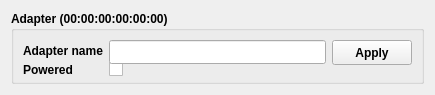
<?xml version="1.0" encoding="UTF-8"?>
<ui version="4.0">
 <class>AdapterView</class>
 <widget class="QWidget" name="AdapterView">
  <property name="geometry">
   <rect>
    <x>0</x>
    <y>0</y>
    <width>435</width>
    <height>95</height>
   </rect>
  </property>
  <property name="minimumSize">
   <size>
    <width>435</width>
    <height>95</height>
   </size>
  </property>
  <property name="maximumSize">
   <size>
    <width>16777215</width>
    <height>96</height>
   </size>
  </property>
  <property name="windowTitle">
   <string>Form</string>
  </property>
  <layout class="QGridLayout" name="gridLayout">
   <item row="2" column="0" colspan="2">
    <widget class="QGroupBox" name="header">
     <property name="font">
      <font>
       <weight>75</weight>
       <bold>true</bold>
      </font>
     </property>
     <property name="title">
      <string>Adapter (00:00:00:00:00:00)</string>
     </property>
     <layout class="QGridLayout" name="gridLayout_2">
      <item row="1" column="0">
       <widget class="QLabel" name="label_2">
        <property name="minimumSize">
         <size>
          <width>0</width>
          <height>21</height>
         </size>
        </property>
        <property name="font">
         <font>
          <weight>75</weight>
          <bold>true</bold>
         </font>
        </property>
        <property name="text">
         <string>Powered</string>
        </property>
       </widget>
      </item>
      <item row="1" column="1">
       <widget class="QCheckBox" name="powered">
        <property name="minimumSize">
         <size>
          <width>0</width>
          <height>21</height>
         </size>
        </property>
        <property name="text">
         <string/>
        </property>
       </widget>
      </item>
      <item row="0" column="0">
       <widget class="QLabel" name="label">
        <property name="minimumSize">
         <size>
          <width>0</width>
          <height>21</height>
         </size>
        </property>
        <property name="font">
         <font>
          <weight>75</weight>
          <bold>true</bold>
         </font>
        </property>
        <property name="text">
         <string>Adapter name</string>
        </property>
       </widget>
      </item>
      <item row="0" column="1">
       <widget class="QLineEdit" name="nameEdit">
        <property name="minimumSize">
         <size>
          <width>0</width>
          <height>24</height>
         </size>
        </property>
       </widget>
      </item>
      <item row="0" column="2">
       <widget class="QPushButton" name="nameButtom">
        <property name="minimumSize">
         <size>
          <width>0</width>
          <height>25</height>
         </size>
        </property>
        <property name="text">
         <string>Apply</string>
        </property>
       </widget>
      </item>
     </layout>
    </widget>
   </item>
  </layout>
 </widget>
 <resources/>
 <connections/>
</ui>
